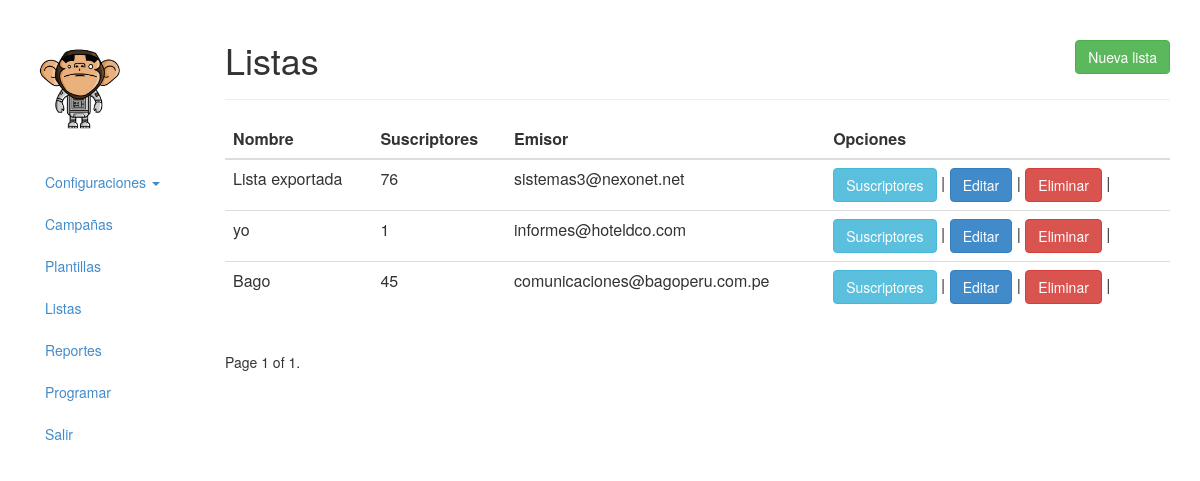
Screenshot of /list/ (signed in) with the database file from the repository.
### apps/mail/models/List.py (models this page shows, shortened)
class List(models.Model):
    STATUS_ACTIVE = 1
    STATUS_INACTIVE = 0
    CHOICE_STATUS = (
        (STATUS_INACTIVE,'inactivo'),
        (STATUS_ACTIVE,'activo')
    )
    name = models.CharField(
        max_length=45,
        verbose_name='Nombre de la lista',
    )
    email = models.EmailField(
        verbose_name='Email para el envio',
    )
    sender = models.CharField(
        max_length=45,
        verbose_name='Nombre remitente',
    )
    status = models.SmallIntegerField(
        choices=CHOICE_STATUS,
        default=STATUS_ACTIVE
    )
    created = models.DateTimeField(
        auto_now_add=True,
        editable=False
    )
    modified = models.DateTimeField(
        editable=False,
        auto_now=True
    )
    class Meta:
        app_label = 'mail'

### apps/mail/views/List.py (the view)
class ListTemplateView(LoginRequiredMixin, ListView):
    model = List
    paginate_by = settings.PAGINATE_SIZE
    template_name = 'list/list.html'

### apps/mail/templates/list/list.html (shortened to what this page needs)
{% extends 'base.html' %}
{% block content %}
    <div class="page-header">
        <div class="tools">
            <a href="{% url "list_create_view" %}" class="btn btn-success button-header">
                Nueva lista</a>
        </div>
        <h1 class="header-title">Listas</h1>
    </div>
    <table class="table table-hover">
        <thead>
        <tr>
            <th>Nombre</th>
            <th>Suscriptores</th>
            <th>Emisor</th>
            <th>Opciones</th>
        </tr>
        </thead>
        <tbody>
        {% for list in object_list %}
            <tr>
                <td>{{ list.name }}</td>
                <td>{{ list.list_detail_set.count }}</td>
                <td>{{ list.email }}</td>
                <td>
                    <a class="btn btn-info" href="{% url "list_detail_view" list.pk %}">Suscriptores</a> |
                    <a class="btn btn-primary" href="{% url "list_update_view" list.pk %}">Editar</a> |
                    <a class="btn btn-danger deletePermission" data-toggle="modal" data-target="#modalDelete" data-id="{{ list.id }}">Eliminar</a> |
                </td>
            </tr>
        {% endfor %}
        </tbody>
    </table>
    <div class="pagination">
        <span class="step-links">
            <span class="current">
                Page {{ page_obj.number }} of {{ paginator.num_pages }}.
            </span>
        </span>
    </div>
{% endblock content %}

### apps/mail/templates/list/list.html (style rules this page uses)
.button-header { float: right; }
.header-title { width: 50%; }

### rows the page displays
List: name "Lista exportada", list_detail_set.count "76", email "sistemas3@nexonet.net"
List: name "yo", list_detail_set.count "1", email "informes@hoteldco.com"
List: name "Bago", list_detail_set.count "45", email "comunicaciones@bagoperu.com.pe"

### other values shown
{{ page_obj.number }} "1"
{{ paginator.num_pages }} "1"
